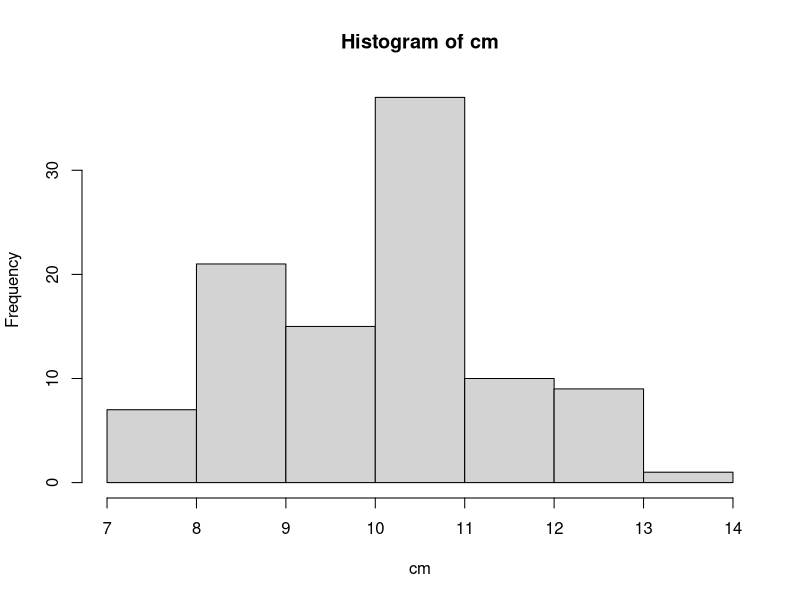

This figure's R source:
# | One of the great advantages of using a statistical programming language like R is its vast collection of tools for
# | simulating random numbers.

# | The first function we'll use to generate random numbers is sample(). Use ?sample to pull up the documentation.
?sample

# | Let's simulate rolling four six-sided dice
sample(1:6, 4, replace = TRUE)
## [1] 3 2 5 6
# 
# | Now repeat the command to see how your result differs. (The probability of rolling the exact same result is (1/6)^4
# | = 0.00077, which is pretty small!)
# sample(1:6, 4, replace = TRUE)
## [1] 3 6 6 5
#
# | sample(1:6, 4, replace = TRUE) instructs R to randomly select four numbers between 1 and 6, WITH replacement.
# | Sampling with replacement simply means that each number is "replaced" after it is selected, so that the same number
# | can show up more than once. This is what we want here, since what you roll on one die shouldn't affect what you roll
# | on any of the others.

# | Now sample 10 numbers between 1 and 20, WITHOUT replacement. To sample without replacement, simply leave off the
# | 'replace' argument.
sample(1:20, 10)
## [1]  3  5  9 14  7 17 20 15  1 18
# | Since the last command sampled without replacement, no number appears more than once in the output.

# | LETTERS is a predefined variable in R containing a vector of all 26 letters of the English alphabet.
LETTERS
## [1] "A" "B" "C" "D" "E" "F" "G" "H" "I" "J" "K" "L" "M" "N" "O" "P" "Q" "R" "S" "T" "U" "V" "W" "X" "Y" "Z"

# | The sample() function can also be used to permute, or rearrange, the elements of a vector. For example, try
# | sample(LETTERS) to permute all 26 letters of the English alphabet.
sample(LETTERS)
## [1] "O" "I" "M" "R" "Z" "K" "E" "Y" "A" "P" "T" "C" "B" "W" "V" "H" "D" "G" "N" "J" "L" "U" "X" "F" "Q" "S"

# | This is identical to taking a sample of size 26 from LETTERS, without replacement. When the 'size' argument to
# | sample() is not specified, R takes a sample equal in size to the vector from which you are sampling.

# | Now, suppose we want to simulate 100 flips of an unfair two-sided coin. This particular coin has a 0.3 probability
# | of landing 'tails' and a 0.7 probability of landing 'heads'.
# | Let the value 0 represent tails and the value 1 represent heads. Use sample() to draw a sample of size 100 from the
# | vector c(0,1), with replacement. Since the coin is unfair, we must attach specific probabilities to the values 0
# | (tails) and 1 (heads) with a fourth argument, prob = c(0.3, 0.7). Assign the result to a new variable called flips.
flips <- sample(c(0,1), 100, replace = TRUE, prob = c(0.3, 0.7))
flips
## [1] 1 1 1 0 0 1 1 1 1 1 1 1 1 0 1 0 1 1 1 1 1 1 1 1 1 0 0 1 0 0 0 0 1 0 1 1 1 1 1 1 0 1 1 1 1 1 1 1 1 0 1 1 1 1 1 1 1
##[58] 1 1 1 0 0 1 0 1 0 0 1 1 0 1 1 1 0 1 0 1 1 0 0 1 1 0 1 1 0 1 0 0 1 1 0 1 1 1 0 1 1 1 1

# | Since we set the probability of landing heads on any given flip to be 0.7, we'd expect approximately 70 of our coin
# | flips to have the value 1. Count the actual number of 1s contained in flips using the sum() function.
sum(flips)
## [1] 71

# | A coin flip is a binary outcome (0 or 1) and we are performing 100 independent trials (coin flips), so we can use
# | rbinom() to simulate a binomial random variable. Pull up the documentation for rbinom() using ?rbinom.
?rbinom

# | Each probability distribution in R has an r*** function (for "random"), a d*** function (for "density"), a p*** (
# | "probability"), and q*** (for "quantile"). We are most interested in the r*** functions 

# | A binomial random variable represents the number of 'successes' (heads) in a given number of independent 'trials'
# | (coin flips). 

# | Generate a single random variable that represents the number of heads in 100 flips
# | of our unfair coin using rbinom(1, size = 100, prob = 0.7). Note that you only specify the probability of 'success'
# | (heads) and NOT the probability of 'failure' (tails). Try it now.
rbinom(1, size = 100, prob = 0.7)
## [1] 68

# | Equivalently, if we want to see all of the 0s and 1s, we can request 100 observations, each of size 1, with success
# | probability of 0.7. Give it a try, assigning the result to a new variable called flips2.
flips2 <- rbinom(100, size = 1, prob = 0.7)
flips2
##  [1] 1 1 1 1 1 1 1 1 0 0 1 1 1 0 1 1 1 1 1 1 1 1 1 0 1 1 0 1 1 0 0 1 1 0 0 1 0 1 0 0 1 1 1 1 1 0 1 0 1 1 1 0 1 1 1 1 0
## [58] 1 1 1 1 0 1 1 1 1 0 0 1 0 1 0 0 1 1 0 1 1 1 1 1 0 1 0 1 1 0 1 0 1 1 1 1 0 0 1 1 1 1 0

# | Now use sum() to count the number of 1s (heads) in flips2. It should be close to 70!
sum(flips2)
## [1] 70

# | Similar to rbinom(), we can use R to simulate random numbers from many other probability distributions. Pull up the
# | documentation for rnorm() now.
?rnorm

# | The standard normal distribution has mean 0 and standard deviation 1.
# | the default values for the 'mean' and 'sd' arguments to rnorm() are 0 and 1, respectively.
rnorm(10)
## [1] -1.1597546 -0.7931967 -0.5584240  1.3259409  0.1493912  1.2429912 -0.1936775  0.6661137  0.1073612 -0.1526279
#
# | Now do the same, except with a mean of 100 and a standard deviation of 25.
rnorm(10, mean = 100, sd = 25)
## [1]  93.18557  70.81730  66.32810  49.32480 121.65456  82.92080 162.25589  76.27293 104.66060  94.68644

# | Finally, what if we want to simulate 100 *groups* of random numbers, each containing 5 values generated from a
# | Poisson distribution with mean 10? Let's start with one group of 5 numbers first.
#
# | Generate 5 random values from a Poisson distribution with mean 10.
rpois(5, lambda = 10)
## [1]  8  6 15 12 10
#
# Now use replicate to perform this operation 100 times and store the result in my-pois
my_pois <- replicate(100, rpois(5, 10))
#
# Now take a look at the contents of my_pois.
my_pois
#      [,1] [,2] [,3] [,4] [,5] [,6] [,7] [,8] [,9] [,10] [,11] [,12] [,13] [,14] [,15] [,16] [,17] [,18] [,19] [,20]
# [1,]   10   11   10    9   10    3   14    9   10    11    19    12    14     9     7     8     7     9    15     5
# [2,]   16   10   13    6   12   13   12    5    6    15     9    14    11    17     4    14     6    14    14    13
# [3,]    5    5   10   10    8   10   10   13   13    11     6     9    11    13     8    10    19    11     8    12
# [4,]   12   11    8    9    9    9   12    7    7     9    10     7     8    12     9    11    10    11    12    12
# [5,]   11   13   10    9    9    7    8   17   10    12    16    12    13     7    13     6    15     7     7    10
#      [,21] [,22] [,23] [,24] [,25] [,26] [,27] [,28] [,29] [,30] [,31] [,32] [,33] [,34] [,35] [,36] [,37] [,38] [,39]
# [1,]    12     9    14    11    13    14     6    12    11    11     9    10    10    10     8    11    17    12     9
# [2,]     7    11    12     4     7     6    13     8    10     9     7     9    14     8    10     8    21    11     5
# [3,]     9     5    10     6    12     8     8     6     8    10    18    12    12    11    15    15     6     8     9
# [4,]     9    13     4     6    10    11    12    10    16    12    10    10     9     4    12     7    13    11    11
# [5,]    12     9     7    12    14     5    15    10    12     8    10    10     3    10     8    14     8    16     8
#      [,40] [,41] [,42] [,43] [,44] [,45] [,46] [,47] [,48] [,49] [,50] [,51] [,52] [,53] [,54] [,55] [,56] [,57] [,58]
# [1,]    10    13     7     5    12     9     8    10    13    11    11     9    12     9     9     5    12    12     7
# [2,]     8     7     6     9     6     5     9     8    11    10     7    10    15     8     4    14     8    14     9
# [3,]    10    11    10    12    15     9    11    11    12    13    13     9    10    10     8    12    10     7    10
# [4,]     6    17    15     8     8     5    11     6    12    14     6    13    10    12    11    12    11     8     3
# [5,]    10     8    10     8     9     9     9    12    15    13     9    14     8     7     9     9    12     9    10
#      [,59] [,60] [,61] [,62] [,63] [,64] [,65] [,66] [,67] [,68] [,69] [,70] [,71] [,72] [,73] [,74] [,75] [,76] [,77]
# [1,]     3    15     7    14    14    14     7     9     7    10    18    14    14     7     6    12     6     9     7
# [2,]     7     9    10    14    11     9    10     6    12     4    17     7    15     6     4     7    16     6    10
# [3,]    10    10    16    12    11    11    11    14    12    15     5    10    10    14    10    12     9    13    15
# [4,]    12     8     5     8     7    10     8    10    15    11     9     5     9    11    13     7    10    17    10
# [5,]    14     8    12     7    12    10    13     7    13     8     8    17    13    10     9    11    12    10     8
#      [,78] [,79] [,80] [,81] [,82] [,83] [,84] [,85] [,86] [,87] [,88] [,89] [,90] [,91] [,92] [,93] [,94] [,95] [,96]
# [1,]     7    10    11    13    11    12    12     9     3    12    13     7    14     6    11    15     8    11    12
# [2,]     7     7     5    12     5    11    13    15    12    10     8     6    13    13     6    11     9     8     8
# [3,]     9    11    12     8    14     8     9    10     6    10    14     8    14     8     9     7     7     7    13
# [4,]     7     7     9    11     8     7    13    10     4    13    10     8     9    13    11    10     8    14    11
# [5,]     8    12    17    10     7    10    14    12    11    10     6     8     5    14    13     9    15     8    12
#      [,97] [,98] [,99] [,100]
# [1,]    17    15     4      7
# [2,]    11    13    15     12
# [3,]    10     7    11      5
# [4,]    10    12    17     16
# [5,]    13    10    13     13


# | replicate() created a matrix, each column of which contains 5 random numbers generated from a Poisson distribution
# | with mean 10. Now we can find the mean of each column in my_pois using the colMeans() function. Store the result in
# | a variable called cm.
cm <- colMeans(my_pois)

# | And let's take a look at the distribution of our column means by plotting a histogram with hist(cm).
hist(cm)
# | Looks like our column means are almost normally distributed, right? That's the Central Limit Theorem at work

# | All of the standard probability distributions are built into R, including exponential (rexp()), chi-squared
# | (rchisq()), gamma (rgamma()), .... Well, you see the pattern.












